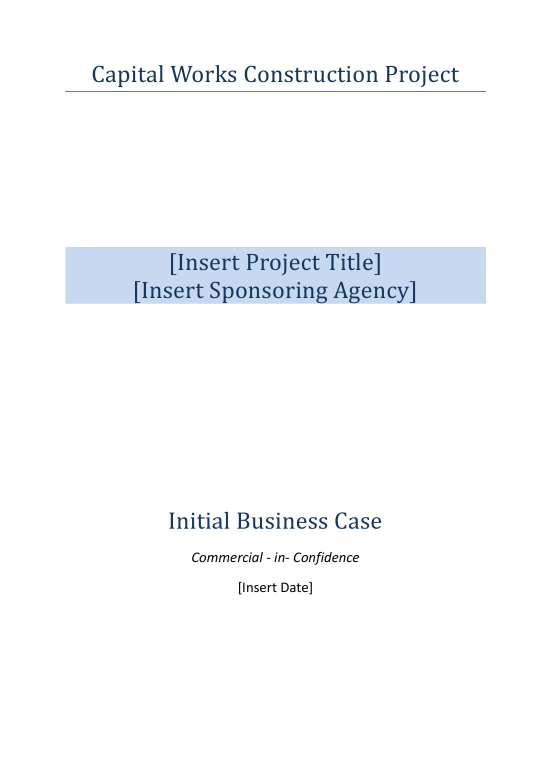
#> input picture template/template.jpg, 1654 x 2339 px (shown at 1/3 size); its folder holds only this picture in this run
$ python image_alignment.py --image template/template.jpg --template template/template.jpg
#> lines starting #> are read from the running program, lines starting #| are printed output that depends on the picture
#> further down, image is the input picture: shape (2339, 1654, 3); mean B, G, R 252, 250.4, 249.1
### align_images.py
# import the necessary packages
import numpy as np
import imutils
import cv2
import glob
# all passed, avg = 5s
# [200 lines left out: functions bf_SIFT, ORB_BF, SIFT_FLAAN, SIFT_BF, AKAZE_BF, BRISK_BF and 1 more, not called in this run]
# failed 1, 7 passed, avg = 1.5s
def ORB_FLANN(img1, img2):
    orb = cv2.ORB_create(nfeatures=500)
    kp1, des1 = orb.detectAndCompute(img1, None)
#> kp1 = 500 keypoints; strongest (x, y, size): (1009, 1669, 37.2), (930, 1779, 31), (1072, 1670, 31), (881, 1768, 37.2)
    kp2, des2 = orb.detectAndCompute(img2, None)
#> kp2 has the same summary as kp1

    index_params = dict(algorithm=6,
                        table_number=6,
                        key_size=12,
                        multi_probe_level=2)
    search_params = {}
    flann = cv2.FlannBasedMatcher(index_params, search_params)
    matches = flann.knnMatch(des1, des2, k=2)
#> matches = 500 matches

    # As per Lowe's ratio test to filter good matches
    good_matches = []
    for m, n in matches:
        if m.distance < 0.75 * n.distance:
        	good_matches.append(m)
#> after the loop, good_matches = 500 matches
    src_points = np.float32([kp1[m.queryIdx].pt for m in good_matches]).reshape(-1, 1, 2)
#> src_points = 500 rows, first 8: [1031, 1685], [934, 1781], [786, 1656], [964, 1657], [830, 1658], [723, 1781], [718, 1781], [970, 1658]
    dst_points = np.float32([kp2[m.trainIdx].pt for m in good_matches]).reshape(-1, 1, 2)
#> dst_points has the same summary as src_points
    m, mask = cv2.findHomography(src_points, dst_points, cv2.RANSAC, 5.0)
#> m = [[1, -1.57e-15, 6.59e-13], [-4.73e-17, 1, 5.26e-14], [3.02e-19, -1.95e-18, 1]]; mask = 500 values from 1 to 1
    corrected_img = cv2.warpPerspective(img1, m, (img2.shape[1], img2.shape[0]))

    return corrected_img

### image_alignment.py
# import the necessary packages
from align_images import *
import numpy as np
import argparse
import imutils
import cv2
import timeit
start = timeit.default_timer()

# construct the argument parser and parse the arguments
ap = argparse.ArgumentParser()
ap.add_argument("-i", "--image", required=True,
	help="path to input image that we'll align to template")
ap.add_argument("-t", "--template", required=True,
	help="path to input template image")
args = vars(ap.parse_args())

# load the input image and template from disk
print("[INFO] loading images...")
image = cv2.imread(args["image"])
template = cv2.imread(args["template"])

# align the images
print("[INFO] aligning image...")
# [7 lines of commented-out code are left out]
match1 = ORB_FLANN(image, template)

# resize both the aligned and template images so we can easily
# visualize them on our screen
aligned = imutils.resize(match1, width=700)
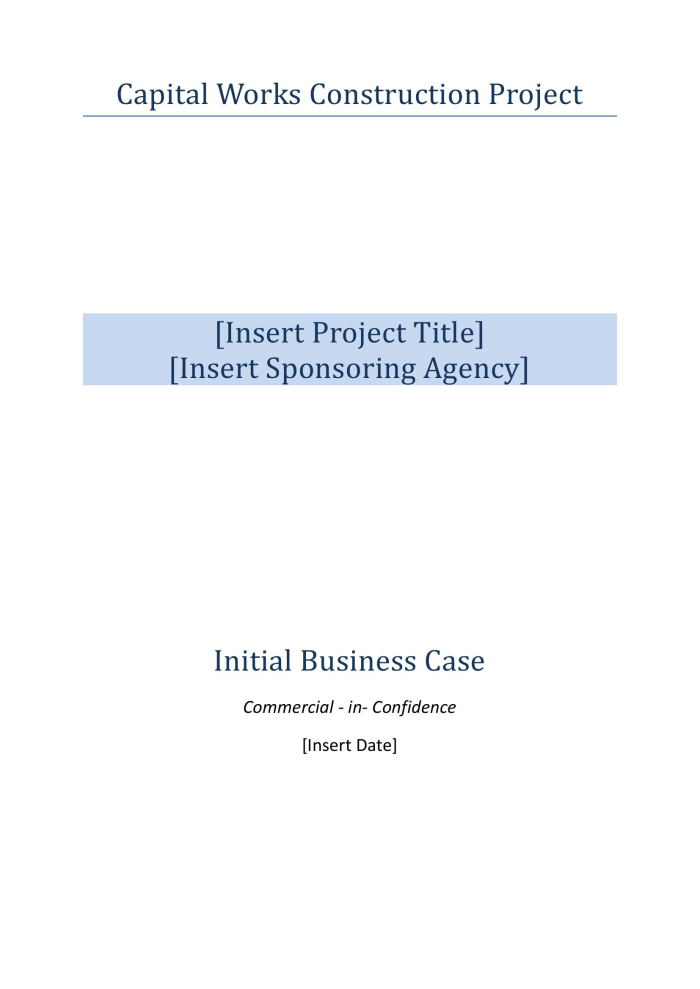
#> aligned: shape (989, 700, 3); mean B, G, R 252, 250.4, 249.1
template = imutils.resize(template, width=700)

# our first output visualization of the image alignment will be a
# side-by-side comparison of the output aligned image and the
# template
stacked = np.hstack([aligned, template])
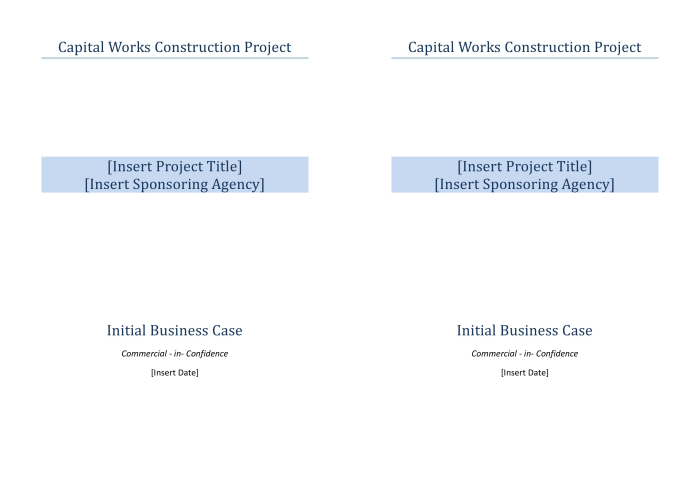
#> stacked: shape (989, 1400, 3) (shown at 1/2 size); mean B, G, R 252, 250.4, 249.1

# our second image alignment visualization will be *overlaying* the
# aligned image on the template, that way we can obtain an idea of
# how good our image alignment is
overlay = template.copy()
output = aligned.copy()
cv2.addWeighted(overlay, 0.5, output, 0.5, 0, output)

print("[INFO] image aligned")
# show the two output image alignment visualizations
cv2.imshow("Image Alignment Stacked", stacked)
cv2.imshow("Image Alignment Overlay", output)
stop = timeit.default_timer()

print('Time: ', stop - start)
cv2.waitKey(0)
